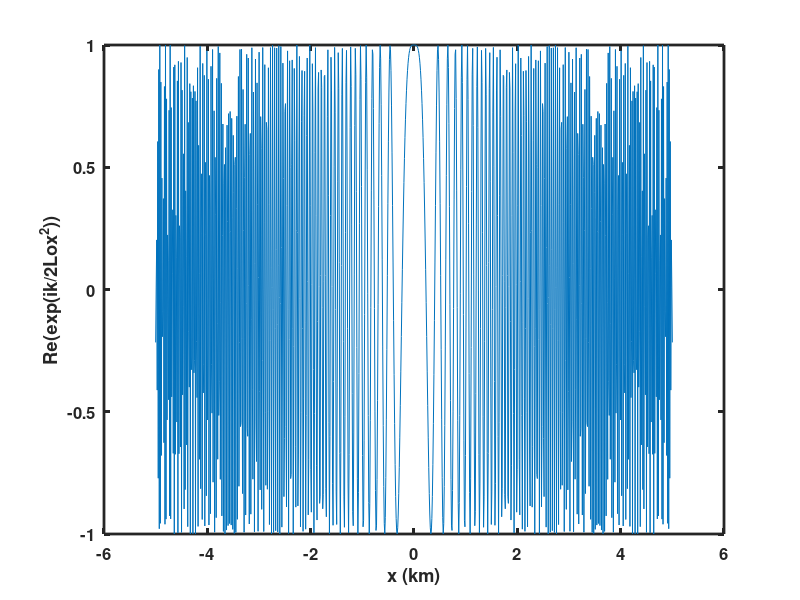

Write the MATLAB code that produced this figure.

% [h, ks, S, V, x, kp, lambda_p] = generateSeaSurface(20000, 40000, 10, 0.84,568194,false);

f = 35e9;
lambda = 3e8/f;
k = 2*pi/lambda;
h1 = 30;
h2 = 5;
L = 5000;
Lo = (h1 + h2).^4./(h1*h2*L^3);

x = linspace(-L,L,1000);


figure
plot(x/1000,real(exp(1i*k*Lo/2*x.^2)));

set(gca,'LineWidth',2)
set(gca,'FontSize',12)
set(gca,'FontWeight','bold')
xlabel('x (km)')
ylabel('Re(exp(ik/2Lox^2))')

